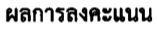
#> input picture src/patterns/ผลการลงคะแนน.png, 157 x 30 px
$ python -i utils.py   (imports and definitions only)
#> lines starting #> are read from the running program, lines starting #| are printed output that depends on the picture
import cv2
import numpy as np
from difflib import SequenceMatcher


def noise_removal(image):
    kernel = np.ones((1, 1), np.uint8)
    image = cv2.dilate(image, kernel, iterations=1)
    kernel = np.ones((1, 1), np.uint8)
    image = cv2.erode(image, kernel, iterations=1)
    image = cv2.morphologyEx(image, cv2.MORPH_CLOSE, kernel)
    image = cv2.medianBlur(image, 3)
    return (image)


def similar(a, b):
    return SequenceMatcher(lambda x: x in ' ', a, b).ratio()


# [72 lines left out: functions fix_vote, fix_party, outer_box, draw_boxes, onehot, not called in this run]

>>> import cv2
>>> picture = cv2.imread('patterns/ผลการลงคะแนน.png')
#> picture is the input picture: shape (30, 157, 3); min 0, max 255, mean 195.6
>>> result = noise_removal(picture)
#> in noise_removal, `image = cv2.medianBlur(image, 3)`:
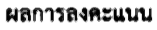
#> image: shape (30, 157, 3); min 0, max 255, mean 196.6

$ run again, on src/patterns/ผลการแสดงตน.png
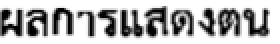
#> input picture src/patterns/ผลการแสดงตน.png, 140 x 22 px (shown 2 times larger)
#> picture is the input picture: shape (22, 140, 3); min 0, max 255, mean 183.1
#> in noise_removal, `image = cv2.medianBlur(image, 3)`:
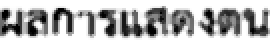
#> image: shape (22, 140, 3) (shown 2 times larger); min 0, max 255, mean 186.6
